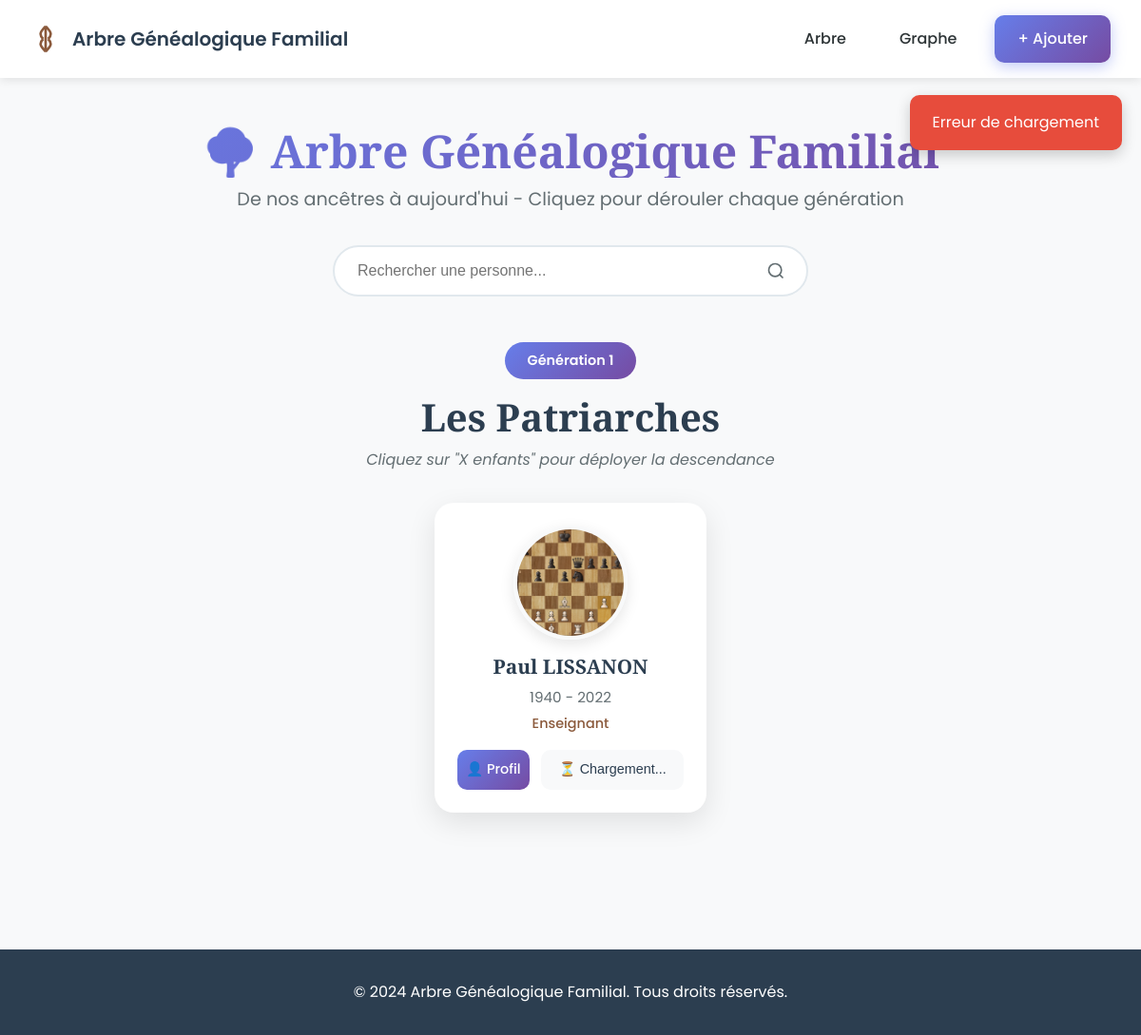
The page / on the database its author committed.
### family_tree/models.py (models this page shows, shortened)
class Person(models.Model):
    GENDER_CHOICES = [
        ('M', 'Homme'),
        ('F', 'Femme'),
    ]
    first_name = models.CharField(max_length=100, verbose_name="Prénom")
    last_name = models.CharField(max_length=100, verbose_name="Nom de famille")
    maiden_name = models.CharField(max_length=100, blank=True, null=True, verbose_name="Nom de jeune fille")
    gender = models.CharField(max_length=1, choices=GENDER_CHOICES, verbose_name="Genre")
    birth_date = models.DateField(null=True, blank=True, verbose_name="Date de naissance")
    birth_place = models.CharField(max_length=200, blank=True, verbose_name="Lieu de naissance")
    death_date = models.DateField(null=True, blank=True, verbose_name="Date de décès")
    death_place = models.CharField(max_length=200, blank=True, verbose_name="Lieu de décès")
    father = models.ForeignKey('self', on_delete=models.SET_NULL, null=True, blank=True,
                               related_name='children_as_father', verbose_name="Père")
    mother = models.ForeignKey('self', on_delete=models.SET_NULL, null=True, blank=True,
                               related_name='children_as_mother', verbose_name="Mère")
    spouse_of = models.ForeignKey('self', on_delete=models.SET_NULL, null=True, blank=True,
                                  related_name='spouse', verbose_name="Conjoint(e) de",
                                  help_text="Si cette personne a épousé un membre de la famille (mais n'est pas de la lignée sanguine)")
    biography = models.TextField(blank=True, verbose_name="Biographie")
    accomplishments = models.TextField(blank=True, verbose_name="Accomplissements")
    profession = models.CharField(max_length=200, blank=True, verbose_name="Profession")
    education = models.TextField(blank=True, verbose_name="Formation/Éducation")
    photo = models.ImageField(upload_to='photos/', null=True, blank=True, verbose_name="Photo")
    created_at = models.DateTimeField(auto_now_add=True)
    updated_at = models.DateTimeField(auto_now=True)
    class Meta:
        verbose_name = "Personne"
        verbose_name_plural = "Personnes"
        ordering = ['birth_date']
    @property
    def full_name(self):
        if self.maiden_name and self.gender == 'F':
            return f"{self.first_name} {self.last_name} (née {self.maiden_name})"
        return f"{self.first_name} {self.last_name}"

### family_tree/views.py (the view)
# urls.py: path('', views.FamilyTreeView.as_view(), name='tree'),
class FamilyTreeView(ListView):
    model = Person
    template_name = 'family_tree/tree.html'
    context_object_name = 'people'
    def get_queryset(self):
        return Person.objects.all().select_related('father', 'mother')
    def get_context_data(self, **kwargs):
        context = super().get_context_data(**kwargs)
        root_people = Person.objects.filter(
            father__isnull=True,
            mother__isnull=True,
            spouse_of__isnull=True  # Seulement la famille de sang
        ).order_by('birth_date')
        context['root_people'] = root_people
        return context

### family_tree/templates/family_tree/tree.html (shortened to what this page needs)
{% extends 'family_tree/base.html' %}
{% load static %}
{% block content %}
<div class="tree-container">
    <div class="tree-header">
        <h1>🌳 Arbre Généalogique Familial</h1>
        <p class="subtitle">De nos ancêtres à aujourd'hui - Cliquez pour dérouler chaque génération</p>
        <div class="search-box">
            <input type="text" id="searchInput" placeholder="Rechercher une personne...">
            <svg width="20" height="20" viewBox="0 0 24 24" fill="none" stroke="currentColor" stroke-width="2">
                <circle cx="11" cy="11" r="8"></circle>
                <path d="M21 21l-4.35-4.35"></path>
            </svg>
        </div>
    </div>
    <div class="tree-view">
        {% if root_people %}
            <div class="generation-level generation-0">
                <div class="generation-header">
                    <span class="generation-badge">Génération 1</span>
                    <h2 class="generation-title">Les Patriarches</h2>
                    <p class="generation-subtitle">Cliquez sur "X enfants" pour déployer la descendance</p>
                </div>
                <div class="person-row">
                    {% for person in root_people %}
                        <div class="person-card" data-person-id="{{ person.id }}">
                            <div class="person-photo">
                                {% if person.photo %}
                                    <img src="{{ person.photo.url }}" alt="{{ person.full_name }}">
                                {% else %}
                                    <div class="photo-placeholder {{ person.gender|lower }}">
                                        {{ person.first_name.0 }}{{ person.last_name.0 }}
                                    </div>
                                {% endif %}
                            </div>
                            <div class="person-info">
                                <h3>{{ person.full_name }}</h3>
                                {% if person.birth_date %}
                                    <p class="dates">
                                        {{ person.birth_date.year }}
                                        {% if person.death_date %} - {{ person.death_date.year }}{% endif %}
                                    </p>
                                {% endif %}
                                {% if person.profession %}
                                    <p class="profession">{{ person.profession }}</p>
                                {% endif %}
                            </div>
                            <div class="person-actions">
                                <a href="{% url 'person_detail' person.id %}" class="btn-view">👤 Profil</a>
                                <button class="btn-expand" data-person-id="{{ person.id }}" type="button" style="min-width: 150px;">
                                    <span class="expand-text">⏳ Chargement...</span>
                                </button>
                            </div>
                        </div>
                    {% endfor %}
                </div>
            </div>
        {% endif %}
    </div>
</div>
{% endblock %}

### family_tree/static/family_tree/css/style.css (style rules this page uses)
:root { --primary: #2c3e50; --primary-dark: #1a252f; --secondary: #8b5a3c; --accent: #d4af37; --text: #2d3436; --text-light: #636e72; --background: #f8f9fa; --white: #ffffff; --border: #e1e8ed; --shadow: rgba(0, 0, 0, 0.1); --shadow-md: rgba(0, 0, 0, 0.15); --shadow-lg: rgba(0, 0, 0, 0.2); --male: #4a90e2; --female: #e94b7c; --gradient: linear-gradient(135deg, #667eea 0%, #764ba2 100%); --gradient-warm: linear-gradient(135deg, #f093fb 0%, #f5576c 100%); }
* { margin: 0; padding: 0; box-sizing: border-box; }
body { font-family: 'Poppins', sans-serif; color: var(--text); background: var(--background); line-height: 1.6; overflow-x: hidden; }
h1, h2, h3, h4, h5, h6 { font-family: 'Playfair Display', serif; font-weight: 700; line-height: 1.2; color: var(--primary); }
a { text-decoration: none; color: inherit; transition: all 0.3s ease; }
img { max-width: 100%; height: auto; display: block; }
.tree-container { padding: 3rem 0; min-height: calc(100vh - 200px); }
.tree-header { text-align: center; margin-bottom: 3rem; animation: fadeInDown 0.6s ease; }
.tree-header h1 { font-size: 3rem; margin-bottom: 0.5rem; background: var(--gradient); -webkit-background-clip: text; -webkit-text-fill-color: transparent; background-clip: text; }
.subtitle { font-size: 1.2rem; color: var(--text-light); margin-bottom: 2rem; }
.search-box { position: relative; max-width: 500px; margin: 0 auto; }
.search-box input { width: 100%; padding: 1rem 3rem 1rem 1.5rem; border: 2px solid var(--border); border-radius: 50px; font-size: 1rem; transition: all 0.3s ease; background: var(--white); }
.search-box svg { position: absolute; right: 1.5rem; top: 50%; transform: translateY(-50%); color: var(--text-light); }
.generation-level { margin-bottom: 2rem; animation: fadeInUp 0.6s ease; }
.generation-header { text-align: center; margin-bottom: 2rem; }
.generation-badge { display: inline-block; background: var(--gradient); color: white; padding: 0.5rem 1.5rem; border-radius: 50px; font-weight: 600; font-size: 0.9rem; margin-bottom: 0.5rem; }
.generation-title { font-size: 2.5rem; color: var(--primary); margin: 0.5rem 0; }
.generation-subtitle { text-align: center; color: var(--text-light); font-size: 1rem; margin-bottom: 2rem; font-style: italic; }
.person-row { display: grid; grid-template-columns: repeat(auto-fit, minmax(300px, 1fr)); gap: 2rem; padding: 0 2rem; justify-items: center; }
.person-card { background: var(--white); border-radius: 20px; padding: 1.5rem; box-shadow: 0 10px 30px var(--shadow); transition: all 0.4s ease; cursor: pointer; position: relative; overflow: hidden; }
.person-card::before { content: ''; position: absolute; top: 0; left: 0; right: 0; height: 5px; background: var(--gradient); transform: scaleX(0); transition: transform 0.4s ease; }
.person-photo { width: 120px; height: 120px; margin: 0 auto 1rem; border-radius: 50%; overflow: hidden; border: 4px solid var(--background); box-shadow: 0 5px 15px var(--shadow); }
.person-photo img { width: 100%; height: 100%; object-fit: cover; }
.person-info { text-align: center; margin-bottom: 1rem; }
.person-info h3 { font-size: 1.3rem; margin-bottom: 0.5rem; color: var(--primary); }
.dates { color: var(--text-light); font-size: 0.95rem; margin-bottom: 0.25rem; }
.profession { color: var(--secondary); font-weight: 500; font-size: 0.9rem; }
.person-actions { display: flex; gap: 0.75rem; margin-top: 1rem; }
.btn-view, .btn-expand { flex: 1; padding: 0.6rem; border-radius: 10px; font-size: 0.9rem; font-weight: 500; transition: all 0.3s ease; border: none; cursor: pointer; display: flex; align-items: center; justify-content: center; gap: 0.5rem; }
.btn-view { background: var(--gradient); color: var(--white); }
.btn-expand { background: var(--background); color: var(--primary); }

### rows shown on the page
Person: photo (picture), full_name "Paul LISSANON", birth_date.year "1940", death_date.year "2022", profession "Enseignant", {{ person.id }} 1 (drawn)
